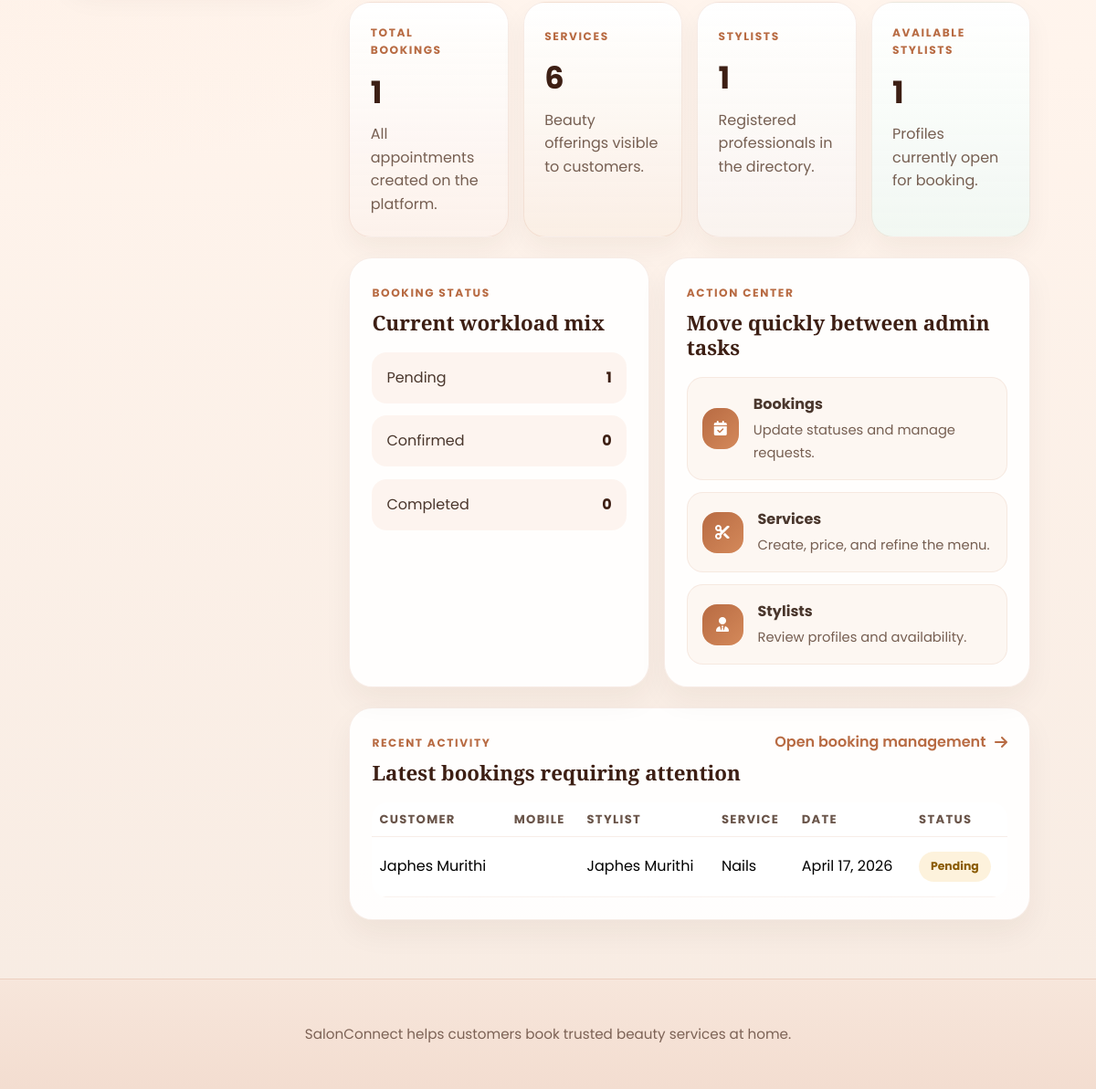
The app's page /admin-dashboard/ (signed in, lower part), older data.
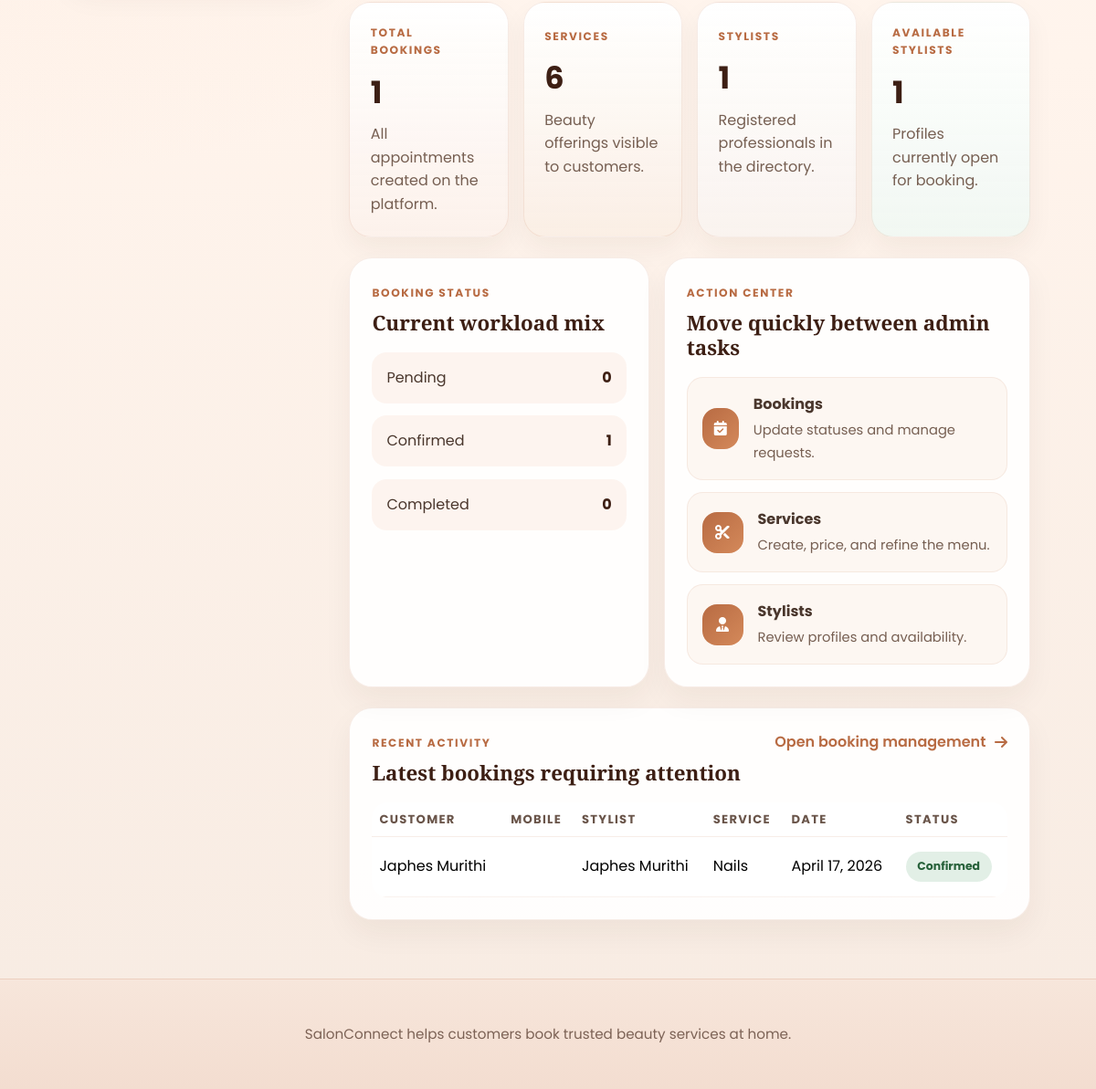
The same page, newer data.
### core/models.py (models this page shows, shortened)
class Booking(models.Model):
    STATUS_PENDING = "Pending"
    STATUS_CONFIRMED = "Confirmed"
    STATUS_COMPLETED = "Completed"
    STATUS_CHOICES = [
        (STATUS_PENDING, "Pending"),
        (STATUS_CONFIRMED, "Confirmed"),
        (STATUS_COMPLETED, "Completed"),
    ]
    customer = models.ForeignKey(
        User, on_delete=models.CASCADE, related_name="customer_bookings"
    )
    stylist = models.ForeignKey(
        StylistProfile, on_delete=models.CASCADE, related_name="bookings"
    )
    service = models.ForeignKey(Service, on_delete=models.CASCADE, related_name="bookings")
    date = models.DateField()
    time = models.TimeField()
    mobile_number = models.CharField(max_length=20, default="", blank=True)
    location = models.CharField(max_length=255)
    status = models.CharField(
        max_length=20, choices=STATUS_CHOICES, default=STATUS_PENDING
    )
    created_at = models.DateTimeField(auto_now_add=True)
    class Meta:
        ordering = ["-date", "-time"]

class StylistProfile(models.Model):
    user = models.OneToOneField(User, on_delete=models.CASCADE)
    full_name = models.CharField(max_length=150)
    phone = models.CharField(max_length=20)
    location = models.CharField(max_length=100)
    bio = models.TextField()
    profile_image = models.ImageField(upload_to="stylists/", blank=True, null=True)
    is_available = models.BooleanField(default=True)
    class Meta:
        ordering = ["full_name"]

class Service(models.Model):
    name = models.CharField(max_length=100)
    description = models.TextField()
    price = models.DecimalField(max_digits=8, decimal_places=2)
    image = models.ImageField(upload_to="services/", blank=True, null=True)
    class Meta:
        ordering = ["name"]

### core/views.py (the view)
# urls.py: path("admin-dashboard/", views.admin_dashboard, name="admin_dashboard"),
@login_required
def admin_dashboard(request):
    denied = require_admin(request)
    if denied:
        return denied
    bookings = Booking.objects.select_related("customer", "stylist", "service")
    recent_bookings = bookings.order_by("-created_at")[:5]
    status_counts = {
        item["status"]: item["total"]
        for item in bookings.values("status").annotate(total=Count("id"))
    }
    context = {
        "total_bookings": bookings.count(),
        "total_services": Service.objects.count(),
        "total_stylists": StylistProfile.objects.count(),
        "available_stylists": StylistProfile.objects.filter(is_available=True).count(),
        "pending_bookings": status_counts.get(Booking.STATUS_PENDING, 0),
        "confirmed_bookings": status_counts.get(Booking.STATUS_CONFIRMED, 0),
        "completed_bookings": status_counts.get(Booking.STATUS_COMPLETED, 0),
        "recent_bookings": recent_bookings,
        "active_admin_tab": "dashboard",
    }
    return render(request, "core/admin/dashboard.html", context)

### core/views.py (called while the page is built)
def require_admin(request):
    if not request.user.is_superuser:
        messages.error(request, "You do not have permission to view the admin area.")
        return redirect("home")
    return None

### templates/core/admin/dashboard.html (shortened to what the changed rows need)
{% extends 'core/admin/base.html' %}
{% block admin_content %}
<section class="admin-dashboard-grid">
    <div class="dashboard-panel admin-status-card">
        <div class="dashboard-panel-body">
            <div class="status-stack">
                <div class="status-row">
                    <span>Pending</span>
                    <strong>{{ pending_bookings }}</strong>
                </div>
                <div class="status-row">
                    <span>Confirmed</span>
                    <strong>{{ confirmed_bookings }}</strong>
                </div>
            </div>
        </div>
    </div>
</section>
<section class="dashboard-panel admin-activity-panel">
    <div class="dashboard-panel-body">
        <div class="table-responsive admin-table-wrap">
            <table class="table admin-data-table align-middle mb-0">
                <thead>
                    <tr>
                        <th>Customer</th>
                        <th>Mobile</th>
                        <th>Stylist</th>
                        <th>Service</th>
                        <th>Date</th>
                        <th>Status</th>
                    </tr>
                </thead>
                <tbody>
                    {% for booking in recent_bookings %}
                    <tr>
                        <td>{{ booking.customer.username }}</td>
                        <td>{{ booking.mobile_number }}</td>
                        <td>{{ booking.stylist.full_name }}</td>
                        <td>{{ booking.service.name }}</td>
                        <td>{{ booking.date }}</td>
                        <td><span class="admin-status-pill status-{{ booking.status|lower }}">{{ booking.status }}</span></td>
                    </tr>
                    {% empty %}
                    <tr>
                        <td colspan="6" class="text-center py-4">No admin activity yet.</td>
                    </tr>
                    {% endfor %}
                </tbody>
            </table>
        </div>
    </div>
</section>
{% endblock %}

Row changes from the older to the newer data that the page shows:
changed Booking "Japhes Murithi": status "Pending" → "Confirmed"
Text that changed along with them:
{{ pending_bookings }}: "1" → "0"
{{ confirmed_bookings }}: "0" → "1"
